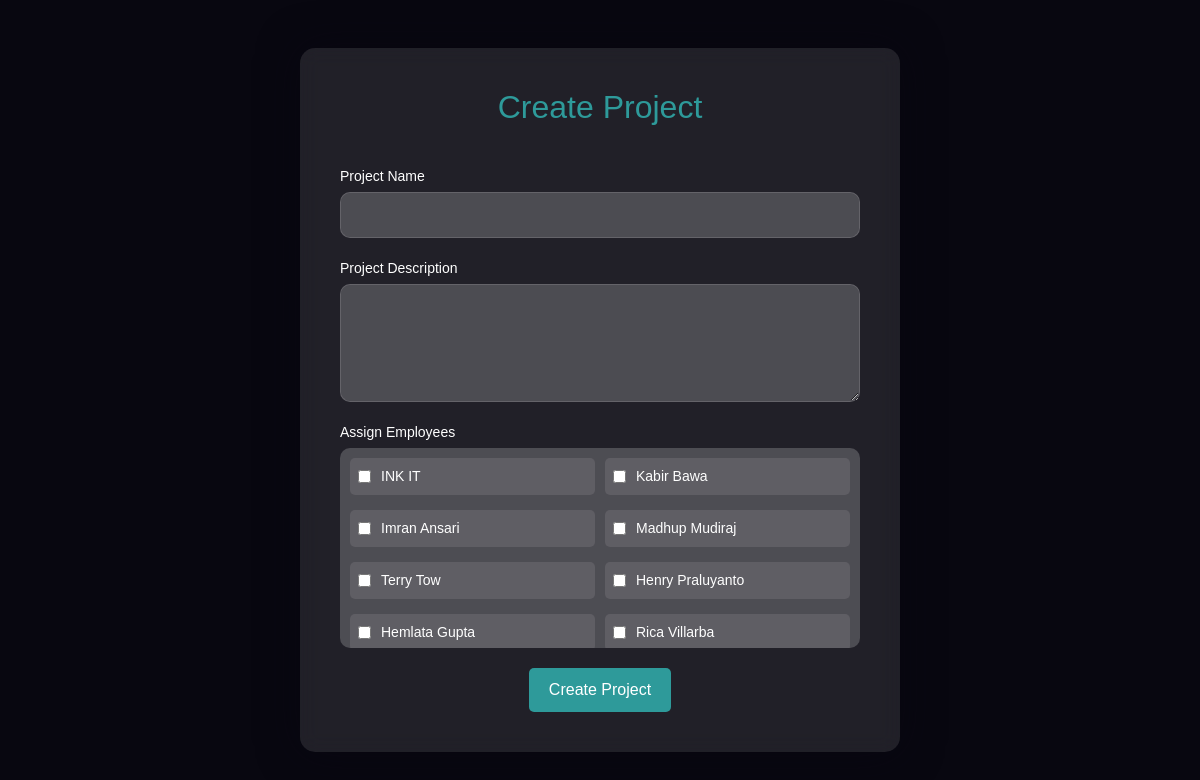
/project/create/, run on an earlier commit of the app's database.
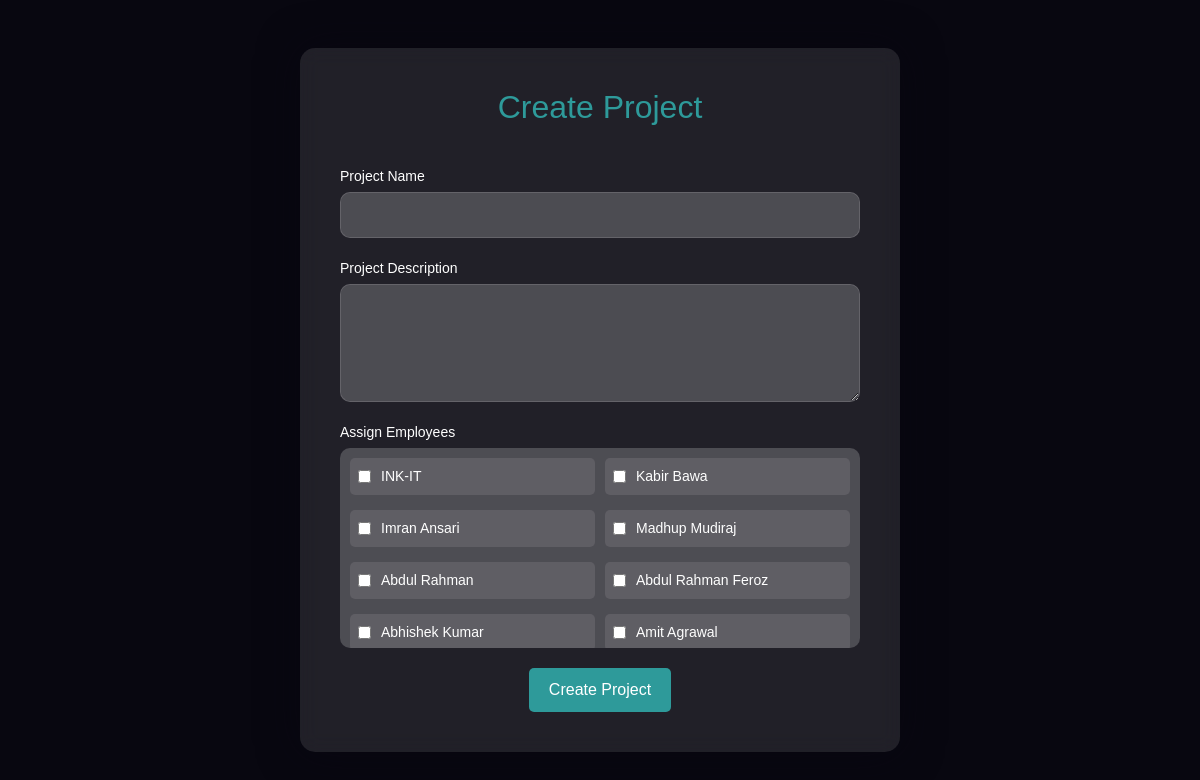
And on a later commit of the database.
### ink_org_chart_app/models.py (models this page shows, shortened)
class Employee(models.Model):
    EMPLOYMENT_TYPE_CHOICES = [
        ('Full-time', 'Full-time'),
        ('Part-time', 'Part-time'),
        ('Contract', 'Contract'),
        ('Intern', 'Intern'),
    ]
    name = models.CharField(max_length=100)
    title = models.CharField(max_length=100)
    managers = models.ManyToManyField(
        'self',
        blank=True,
        related_name='subordinates',
        symmetrical=False
    )
    office_location = models.CharField(max_length=100)
    employment_type = models.CharField(
        max_length=20,
        choices=EMPLOYMENT_TYPE_CHOICES,
        default='Full-time'
    )
    image = models.ImageField(upload_to='employee_images/', null=True, blank=True)
    date_of_joining = models.DateField(null=True, blank=True)
    job_description = models.TextField(null=True, blank=True)
    resume = models.FileField(upload_to='employee_resumes/', null=True, blank=True)
    department = models.CharField(max_length=100, null=True, blank=True)
    class Meta:
        verbose_name = 'Employee'
        verbose_name_plural = 'Employees'

### ink_org_chart_app/views.py (the view, shortened to what this page needs)
# urls.py: path('project/create/', views.create_project, name='create_project'),  # Create project
def create_project(request):
    all_employees = Employee.objects.all()
    return render(request, 'ink_org_chart_app/create_project.html', {
        'all_employees': all_employees
    })

### ink_org_chart_app/templates/ink_org_chart_app/create_project.html (shortened to what this page needs)
<!DOCTYPE html>
<html lang="en">
<head>
    <link href="https://cdn.jsdelivr.net/npm/bootstrap@5.3.0-alpha1/dist/css/bootstrap.min.css" rel="stylesheet">
</head>
<body>
    <div class="container-wrapper">
        <div class="container">
            <h1>Create Project</h1>
            <form method="POST">
                <div class="form-group">
                    <label for="name">Project Name</label>
                    <input type="text" id="name" name="name" class="form-control" required>
                </div>
                <div class="form-group">
                    <label for="description">Project Description</label>
                    <textarea id="description" name="description" class="form-control" rows="4"></textarea>
                </div>
                <div class="form-group">
                    <label>Assign Employees</label>
                    <div class="checkbox-container">
                        {% for employee in all_employees %}
                            <label>
                                <input type="checkbox" name="employees" value="{{ employee.id }}">
                                {{ employee.name }}
                            </label>
                        {% endfor %}
                    </div>
                </div>
                <div class="btn-group text-center">
                    <button type="submit" class="btn btn-custom">Create Project</button>
                </div>
            </form>
        </div>
    </div>
</body>
</html>

What changed in the data, as far as the page shows it:
removed Employee: name "INK IT"
removed Employee: name "Terry Tow"
removed Employee: name "Henry Praluyanto"
removed Employee: name "Hemlata Gupta"
removed Employee: name "Rica Villarba"
added Employee: name "INK-IT"
added Employee: name "Abdul Rahman"
added Employee: name "Abdul Rahman Feroz"
added Employee: name "Abhishek Kumar"
added Employee: name "Amit Agrawal"
